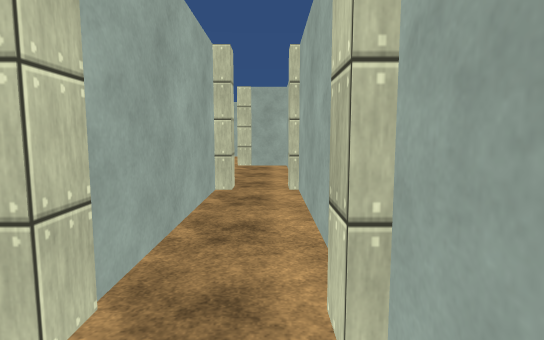
view 1 (above)

16 first-person views from a walk through a 3-D level made in the Unity game engine. The camera is 1.5 m above the floor, tilts 6° down and sees 80° across. The floor is counted in squares, 1 m on a side. Each view is taken from the middle of a square. On the plan, view 1 faces up. The plan holds only what a view shows up to about 15 squares ahead; the rest is blank. The place goes on beyond the plan. The player character is not drawn. Some animated figures are not drawn. Some surface patterns are stand-ins.

view 2
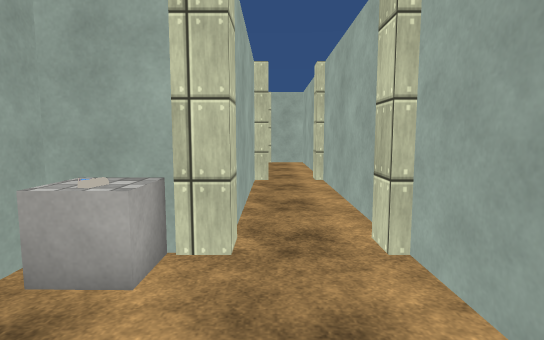

view 3
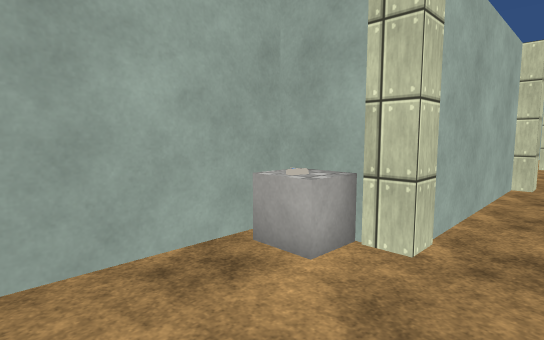

view 4
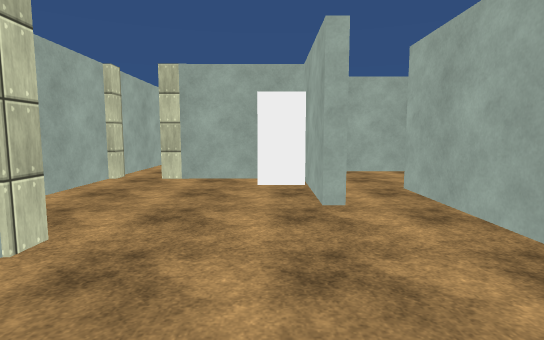

view 5
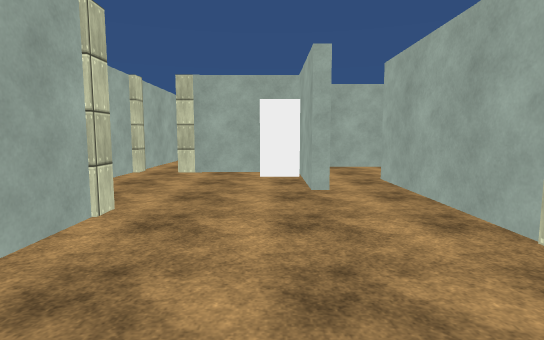

view 6
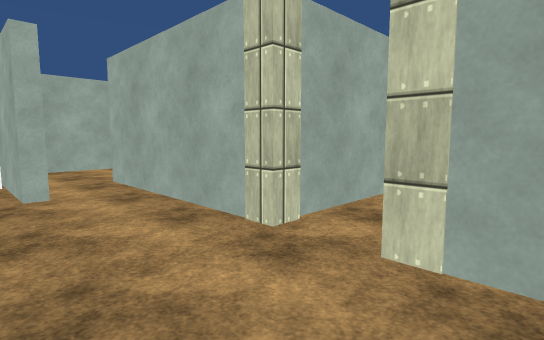

view 7
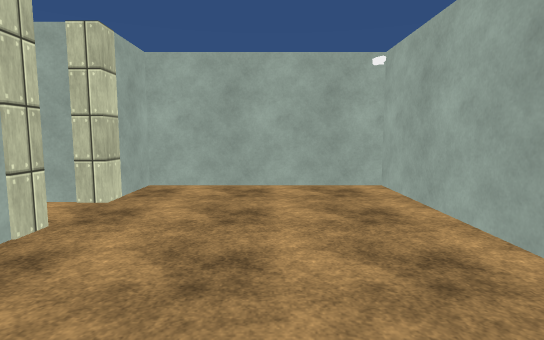

view 8
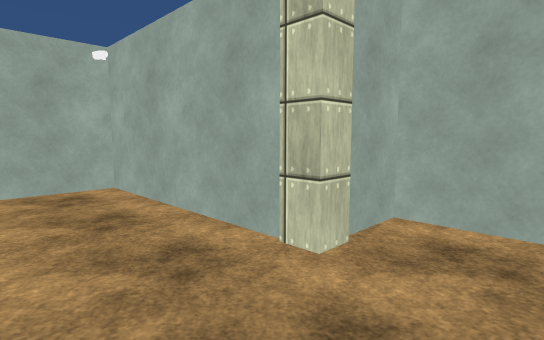

view 9
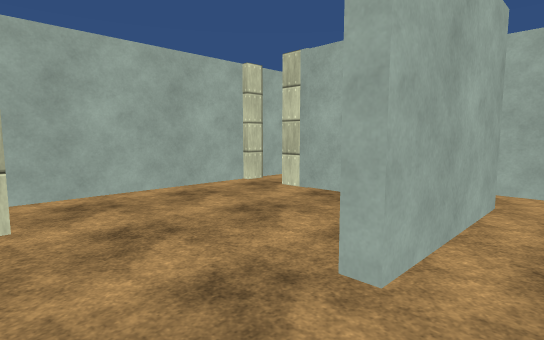

view 10
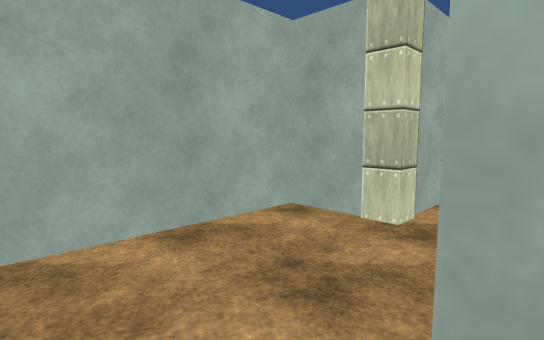

view 11
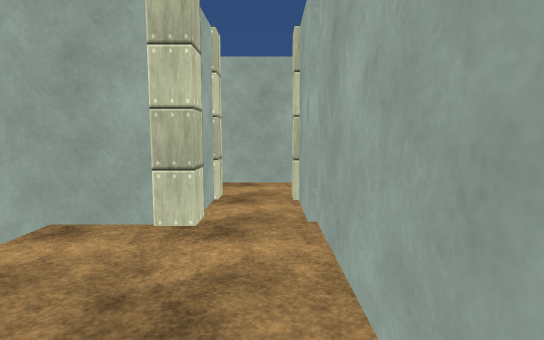

view 12
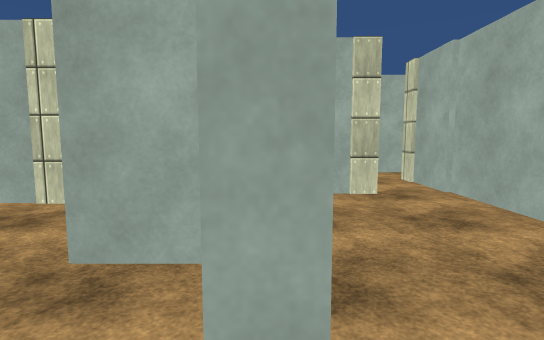

view 13
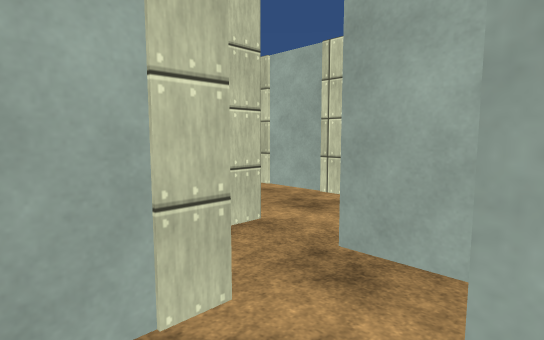

view 14
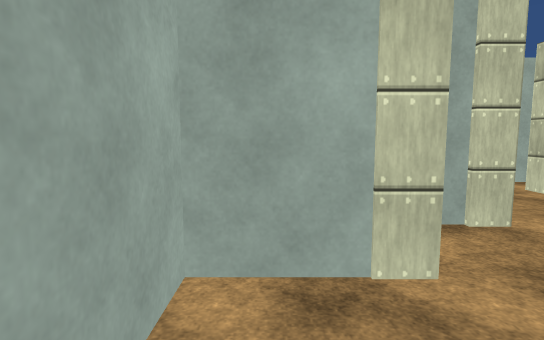

view 15
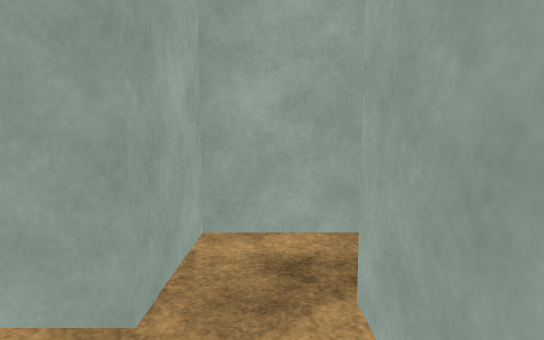

view 16
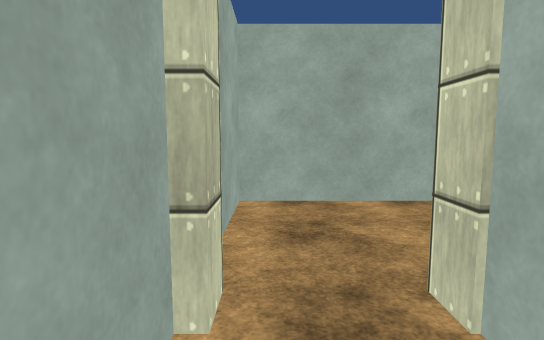

### Floor plan
Points are (right, up) in squares from view 1. A wall is a line through its corners. A room is listed if a view was taken in it or the views show most of it. See-through windows are left out.
Room 1 (views 1, 2, 3, 16)
walls: (-3.8, 2.1) (-3.8, -1.8); (-1.6, 9) (-1.6, 2.6); (-3.8, -2.4) (0.7, -2.4) (0.7, 9.6)
ways out: opening at (-0.5, 10) to room 2
objects: other object (-3, 1) to (-2, 2); other object (-2, 2); other object (-1, 9) to (-1, 10); other object (1, 2); other object (1, 9)
Room 2 (views 4, 5, 6, 7, 8, 9, 10, 11)
walls: (-1.6, 17.4) (-1.6, 23.8) (-8.8, 23.8) (-8.8, 22.4); (-8.8, 18.6) (-8.8, 11.8); (-6.6, 10.6) (-6.6, 14.1) (-6.2, 14.1) (-6.2, 10.1); (-4.5, 9.6) (-1.8, 9.6); (0.7, 9.6) (0.7, 16.6) (-0.6, 16.6)
ways out: opening at (-0.5, 10) to room 1; opening at (-7.5, 11) to room 3; opening at (-9, 20)
objects: other object (-9, 19); other object (-9, 21) to (-9, 22); other object (-5, 10) to (-5, 11); other object (-2, 17) to (-1, 17)
Room 3 (views 12, 13, 14, 15)
walls: (-8.8, 11.8) (-14.5, 11.8); (-13.4, 8.6) (-13.4, 7.2) (-6.2, 7.2) (-6.2, 6.6); (-4.1, 6.4) (-4.1, 9.1) (-6.6, 9.1) (-6.6, 10.6)
ways out: opening at (-7.5, 11) to room 2; opening at (-5.5, 7) to room 4; opening at (-15, 11)
objects: other object (-14, 9) to (-13, 10)
Room 4 (no view inside)
walls: (-6.1, 4.7) (-4.1, 4.7) (-4.1, 6.4); (-8.8, 6.2) (-8.8, 4.5)
ways out: opening at (-5.5, 7) to room 3; opening at (-7.5, 5)

Where each view was taken, in squares from view 1:
view 1: 0 up, 0 right, facing up
view 2: 2 down, 1 left, facing up
view 3: 2 down, 0 right, facing up-left
view 4: 21 up, 5 left, facing down
view 5: 23 up, 5 left, facing down
view 6: 23 up, 5 left, facing down-left
view 7: 14 up, 5 left, facing up
view 8: 14 up, 5 left, facing up-right
view 9: 17 up, 8 left, facing down-right
view 10: 12 up, 8 left, facing down-left
view 11: 11 up, 8 left, facing left
view 12: 7 up, 5 left, facing left
view 13: 7 up, 5 left, facing down-left
view 14: 8 up, 5 left, facing down
view 15: 8 up, 9 left, facing right
view 16: 5 up, 0 right, facing down
